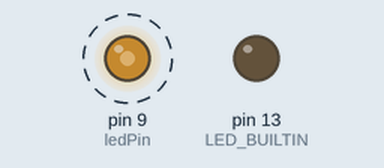
Simulated run of this sketch. Board: Arduino Uno, built with avr-gcc and run on an emulated ATmega328P. On the bench: output pins drawn as LEDs (lit = HIGH). Dashed ring = blinking.

Above: at 0.05 s.
Timing chart, 0 to 3.0 s (numbered marks = the images above):
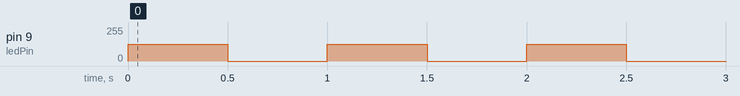

Measured:
- by itself, pin 9 (ledPin): alternates 127/255 for 0.50 s and 0/255 for 0.50 s

The sketch:

Blink.ino
```cpp
int ledPin = 9;

// the setup function runs once when you press reset or power the board
void setup() {
  // initialize digital pin LED_BUILTIN as an output.
  pinMode(LED_BUILTIN, OUTPUT);
}

// the loop function runs over and over again forever
void loop() {
  analogWrite(ledPin, 127);   // turn the LED on (HIGH is the voltage level)
  delay(500);                       // wait for a second
  analogWrite(ledPin, 0);    // turn the LED off by making the voltage LOW
  delay(500);                       // wait for a second
}
```
